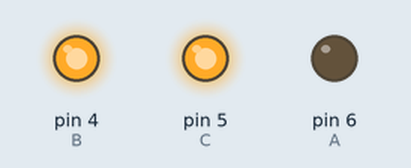
Recording of a sketch running on a simulated Arduino Uno, built with avr-gcc and run on an emulated ATmega328P. On the bench: output pins drawn as LEDs (lit = HIGH).

Above: at 0.02 s.
At 0.47 s:
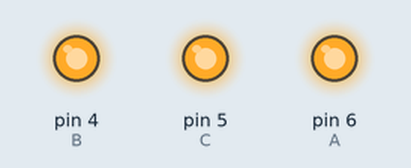
At 0.67 s:
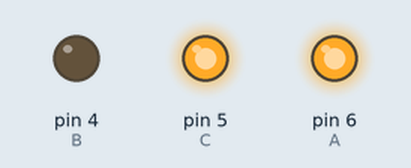
At 1.37 s:
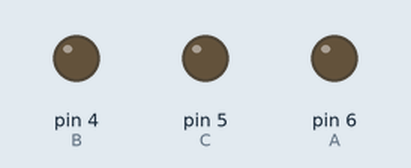
At 2.02 s:
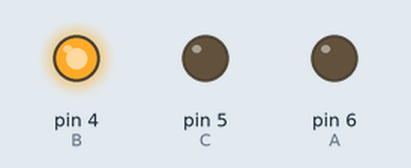
At 2.7 s:
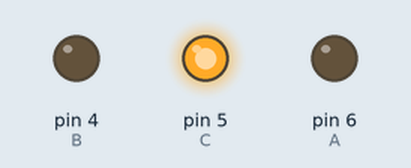
Timing chart, 0 to 3.0 s (numbered marks = the images above):
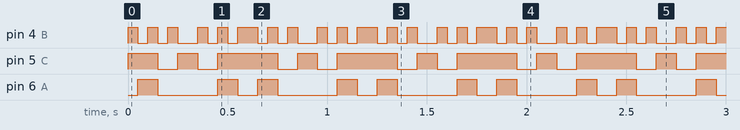

The sketch:

decoder_led.ino
```cpp
#define A 6
#define B 4
#define C 5

#define RED1    1
#define RED2    2
#define YELLOW1 3
#define YELLOW2 4
#define GREEN1  5
#define GREEN2  6

bool r1[] = {0,1,1};
bool r2[] = {1,0,1};
bool y1[] = {1,1,1};
bool y2[] = {0,0,0};
bool g1[] = {0,1,0};
bool g2[] = {0,0,1};

void writeCombination(bool a, bool b, bool c)
{
  digitalWrite(A, a);
  digitalWrite(B, b);
  digitalWrite(C, c);
}

void lightUpLed(int led)
{
  switch (led)
  {
    case RED1: // RED1
      writeCombination(r1[0], r1[1], r1[2]);
      break;
    case RED2: // RED2
      writeCombination(r2[0], r2[1], r2[2]);
      break;
    case YELLOW1: // YELLOW1
      writeCombination(y1[0], y1[1], y1[2]);
      break;
    case YELLOW2: // YELLOW2
      writeCombination(y2[0], y2[1], y2[2]);
      break;
    case GREEN1: // GREEN1
      writeCombination(g1[0], g1[1], g1[2]);
      break;
    case GREEN2: // GREEN2
      writeCombination(g2[0], g2[1], g2[2]);
      break;
  }
}

void setup()
{
  pinMode(A, OUTPUT);
  pinMode(B, OUTPUT);
  pinMode(C, OUTPUT);
}


void loop()
{
  for (int i = RED1; i <= GREEN2; i++)
  {
    lightUpLed(i);
    delay(50);
  }
  for (int i = GREEN2; i >= RED1; i--)
  {
    lightUpLed(i);
    delay(50);
  }
}
```

Measured:
- by itself, pin 4 (B): alternates HIGH for 0.05 s and LOW for 0.05 s
- by itself, pin 5 (C): repeats every 0.60 s: LOW 0.10 s, HIGH 0.10 s, LOW 0.10 s, HIGH 0.30 s
- by itself, pin 6 (A): repeats every 0.60 s: LOW 0.30 s, HIGH 0.10 s, LOW 0.10 s, HIGH 0.10 s
